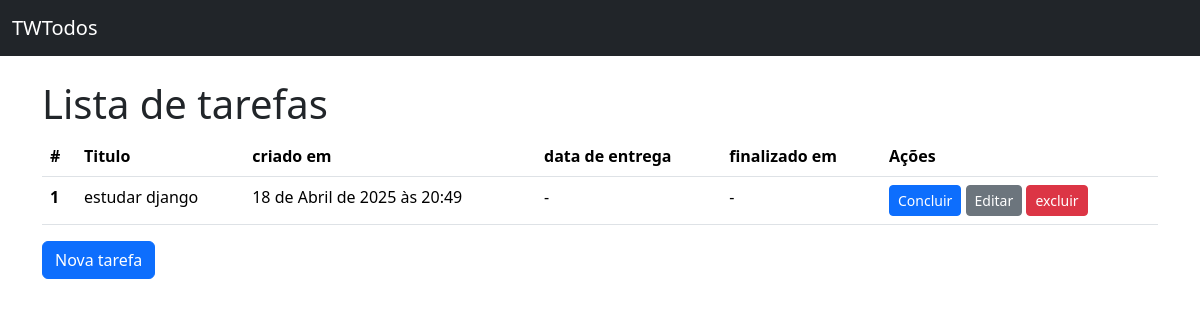
The app's page /, older data.
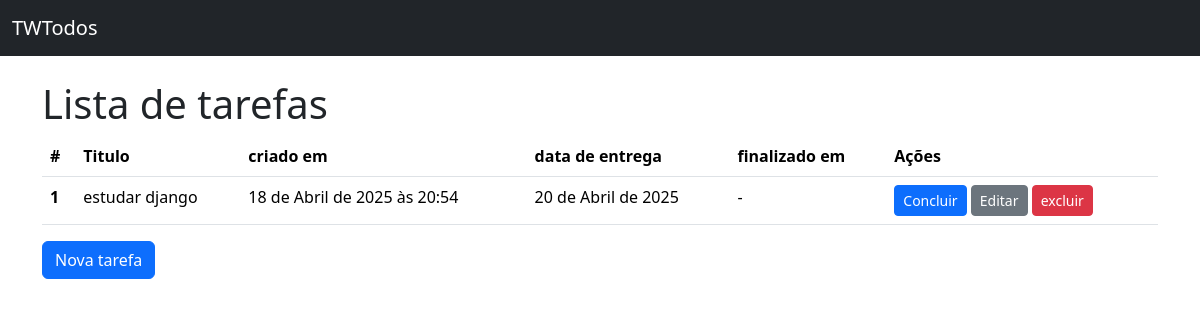
The same page, newer data.
### todos/models.py (models this page shows, shortened)
class Todo(models.Model):
    title = models.CharField(verbose_name="Titulo",max_length=100, null=False, blank=False)
    created_at = models.DateTimeField(verbose_name="data de entrega",auto_now_add=True, null=False, blank=False)
    deadline = models.DateField(null=False, blank=False)
    finished_at = models.DateField(null=True,)
    class Meta:
        ordering = ["deadline"]

### todos/views.py (the view)
# urls.py: path("", TodoListView.as_view(), name="todo_list"),
class TodoListView(ListView):
    model = Todo

### todos/templates/todos/todo_list.html (shortened to what this page needs)
{% extends "base.html" %}
  {% block content %}
    <h1>Lista de tarefas</h1>
    {%if todo_list%}
      <table class="table">
        <thead>
          <tr>
            <th scope="col">#</th>
            <th scope="col">Titulo</th>
            <th scope="col">criado em</th>
            <th scope="col">data de entrega</th>
            <th scope="col">finalizado em</th>
            <th scope="col">Ações</th>
          </tr>
        </thead>
        <tbody>
          {% for todo in todo_list %}
            <tr>
            <th scope="row">{{todo.pk}}</th>
            <td>{{todo.title}}</td>
            <td>{{todo.created_at}}</td>
            <td>{{todo.deadline|default:"-"}}</td>
            <td>{{todo.finished_at|default:"-"}}</td>
            <td>
              <a
                href="{% url 'todo_complete' pk=todo.pk %}"
                class="btn btn-primary btn-sm {% if todo.finished_at %}disabled{% endif %}">Concluir
              </a>
              <a
                href="{% url 'todo_update' pk=todo.pk %}"
                class="btn btn-secondary btn-sm {% if todo.finished_at %}disabled{% endif %}">Editar
              </a>
              <a href="{% url 'todo_delete' pk=todo.pk %}" class="btn btn-danger btn-sm">excluir</a>
            </td>
            </tr>
          {% endfor %}
        </tbody>
      </table>
    {%else%}
      <div class="alert alert-warning" role="alert">
        Nenhuma tarefa encontrada.
      </div>
    {%endif%}
    <a href="{% url 'todo_create' %}" class="btn btn-primary">Nova tarefa</a>
  {% endblock content %}

Row changes from the older to the newer data that the page shows:
changed Todo "estudar django": created_at "18 de Abril de 2025 às 20:49" → "18 de Abril de 2025 às 20:54"; deadline "-" → "20 de Abril de 2025"
